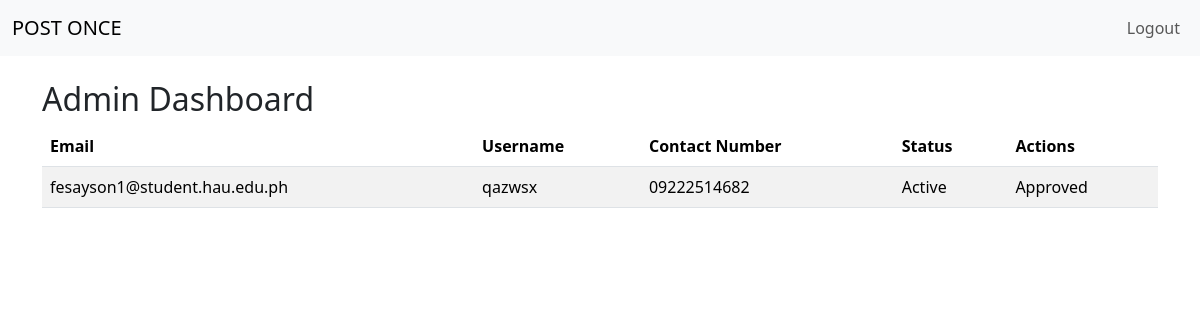
The app's page /admin_dashboard/ (signed in), older data.
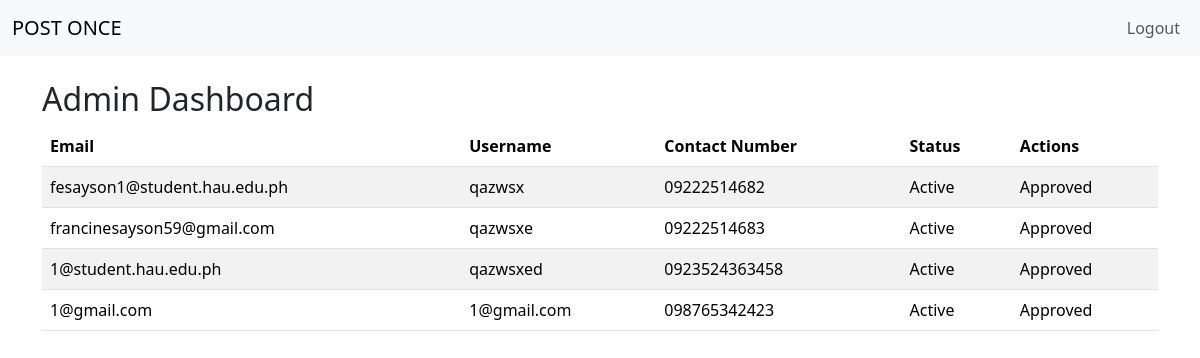
The same page, newer data.
### postonce/models.py (models this page shows, shortened)
class User(AbstractBaseUser):
    email = models.EmailField(unique=True)
    username = models.CharField(max_length=150, unique=True)
    contact_number = models.CharField(max_length=15, unique=True)
    is_active = models.BooleanField(default=False)
    is_admin = models.BooleanField(default=False)
    objects = UserManager()
    USERNAME_FIELD = 'email'
    REQUIRED_FIELDS = ['username', 'contact_number']

### postonce/views.py (the view)
# urls.py: path('admin_dashboard/', views.admin_dashboard, name='admin_dashboard'),  # Admin dashboard URL
@login_required
def admin_dashboard(request):
    users = User.objects.all()  # Fetch all users
    return render(request, 'admin_dashboard.html', {'users': users})

### templates/admin_dashboard.html (shortened to what this page needs)
{% extends 'base.html' %}
{% block content %}
<h2>Admin Dashboard</h2>
<table class="table table-striped">
    <thead>
        <tr>
            <th>Email</th>
            <th>Username</th>
            <th>Contact Number</th>
            <th>Status</th>
            <th>Actions</th>
        </tr>
    </thead>
    <tbody>
        {% for user in users %}
        <tr>
            <td>{{ user.email }}</td>
            <td>{{ user.username }}</td>
            <td>{{ user.contact_number }}</td>
            <td>
                {% if user.is_active %}
                    Active
                {% else %}
                    Pending
                {% endif %}
            </td>
            <td>
                {% if not user.is_active %}
                    <a href="{% url 'approve_user' user.id %}">Approve</a> |
                    <a href="{% url 'reject_user' user.id %}">Reject</a>
                {% else %}
                    Approved
                {% endif %}
            </td>
        </tr>
        {% endfor %}
    </tbody>
</table>
{% endblock %}

### templates/base.html (shortened to what this page needs)
<!DOCTYPE html>
<html lang="en">
<head>
    <link href="https://stackpath.bootstrapcdn.com/bootstrap/5.3.3/css/bootstrap.min.css" rel="stylesheet">
</head>
<body>
<nav class="navbar navbar-expand-lg navbar-light bg-light">
    <div class="container-fluid">
        <a class="navbar-brand" href="{% url 'home' %}">POST ONCE</a>
        <div class="collapse navbar-collapse" id="navbarNav">
            <ul class="navbar-nav ms-auto">
                {% if user.is_authenticated %}
                    <li class="nav-item">
                        <form action="{% url 'logout' %}" method="post" style="display:inline;">
                            <button type="submit" class="btn btn-link nav-link">Logout</button>
                        </form>
                    </li>
                {% endif %}
            </ul>
        </div>
    </div>
</nav>
<div class="container mt-4">
    {% block content %}{% endblock %}
</div>
</body>
</html>

Row changes from the older to the newer data that the page shows:
added User: email "francinesayson59@gmail.com", username "qazwsxe", contact_number "09222514683", is_active "Active"
added User: email "1@student.hau.edu.ph", username "qazwsxed", contact_number "0923524363458", is_active "Active"
added User: email "1@gmail.com", username "1@gmail.com", contact_number "098765342423", is_active "Active"
